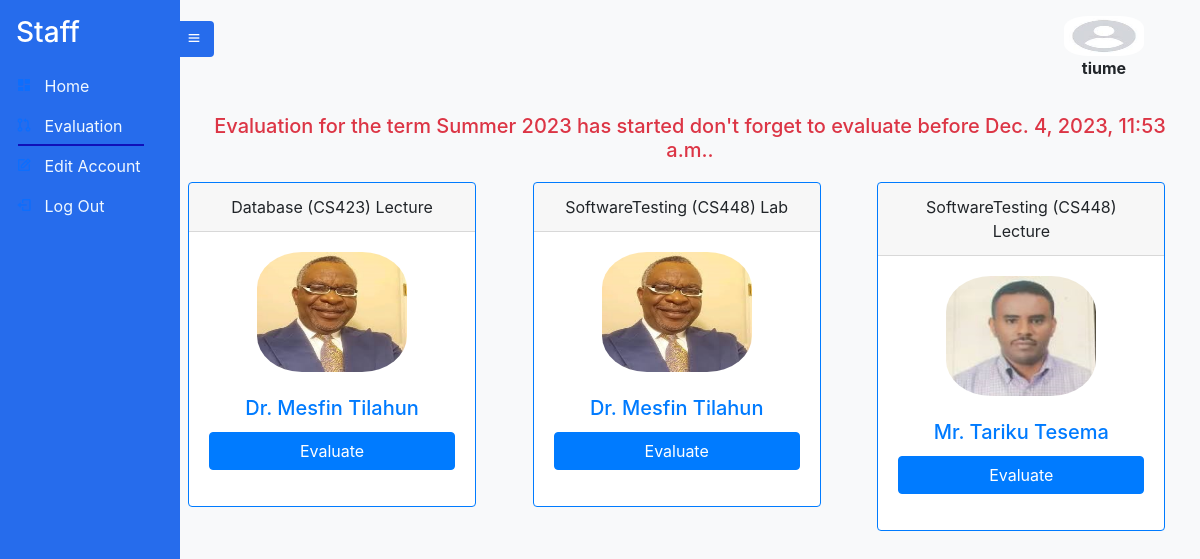
Screenshot of /evaluatepage (signed in) with the database file from the repository.
### Account/models.py (models this page shows)
class Account(AbstractUser):
    Role = models.CharField(max_length=25, null=True , choices=rolechoice ,  blank=True)
    email = models.EmailField(
        verbose_name='email address',
        max_length=255,
        unique=True,
    )

### Course/models.py (models this page shows, shortened)
class Term(models.Model):
    Term_id = models.UUIDField(default=uuid.uuid4, unique=True, primary_key=True, editable=False)
    season_choices = [("Spring", "Spring"), ("Summer", "Summer"), ("Fall", "Fall"), ("Winter", "Winter")]
    Season = models.CharField(max_length=10, null=True, choices=season_choices, blank=True)
    current_year = datetime.now().year
    Year = models.IntegerField(
        default=current_year,
        validators=[
            MinValueValidator(current_year),
            MaxValueValidator(current_year + 1)
        ],
    )
    Evaluation_Start_Date = models.DateTimeField(null=True, blank=True ,
                                                 validators=[MinValueValidator(limit_value=timezone.now())])
    Evaluation_End_Date = models.DateTimeField(null = True , blank=True ,
                                               validators=[MinValueValidator(limit_value=timezone.now())])
    Courses_Given = models.ManyToManyField(Course)
    EvaluationDone = models.BooleanField(null=True, blank=True , default=False)

class CourseInstructor(models.Model):
    Instructors = models.ForeignKey(Instructor , on_delete=models.CASCADE)
    Course = models.ForeignKey(Course, on_delete=models.CASCADE)
    CourseType = models.CharField(max_length=10 , null=True ,  choices=coursetype , blank=True)
    Batch = models.ForeignKey(Batch , on_delete=models.CASCADE ,null=True , blank=True)
    Department = models.CharField(max_length=10 , null=True ,   choices=departmentchoice , blank=True)

class Course(models.Model):
    Course_id =  models.CharField(max_length=20 , unique=True,primary_key=True)
    CourseName = models.CharField(max_length=20 , null=True , blank=True)
    CreditHour = models.IntegerField(null=True , blank=True)

### Instructor/models.py (models this page shows, shortened)
class Instructor(models.Model):
    Instructor_id =  models.CharField(max_length=20 , unique=True,primary_key=True)
    Account_id = models.OneToOneField(Account, on_delete=models.CASCADE, related_name='instructor')
    Title = models.CharField(max_length=10 , null=True ,  choices=titlechoice , blank=True)
    FirstName = models.CharField(max_length=20 , null=True , blank=True)
    LastName =  models.CharField(max_length=20 , null=True , blank=True)
    Sex = models.CharField(max_length=25, null=True , choices=genderchoice ,  blank=True)
    ProfilePic= models.FileField(null=True, blank=True, upload_to='profilepic/', default="profilepic/defaultprofile.jpeg")

### Staff/views.py (the view)
# urls.py: path('evaluatepage' , staff_evaluate_page , name='evaluate_staff'),
def staff_evaluate_page(request):
    term = None
    try:
        term = Term.objects.get(EvaluationDone = False)
    except:
        term = None
    evaluation_started = False
    evaluation_ended = False
    if(term.Evaluation_Start_Date <= timezone.now()):
        print('evaluation started')
        evaluation_started = True
    if(term.Evaluation_End_Date > timezone.now()):
        print('evaluation ended')
        evaluation_ended = True
    staff = Staff.objects.get(Account_id=request.user)
    student_enrollments = StudentCourseEnrollment.objects.filter(term=term)
    staff_evaluation_result = StaffEvaluationResult.objects.filter(Staff_id = staff)
    evaluated_courses_types = []
    evaluated_instructors = []
    course_instructors = []
    if staff_evaluation_result:
        for staff_evaluation in staff_evaluation_result:
            evaluated_instructors.append(staff_evaluation.Instructor_id.Instructor_id)
            evaluated_courses_types.append(staff_evaluation.CourseType)
    courses_data = []
    for enrollment in student_enrollments:
        instructors_data = []
        for courseinstructors in CourseInstructor.objects.filter(Course = enrollment.course ):
            course_instructors.append(courseinstructors)
            instructor_info = {
                'name': f'{courseinstructors.Instructors.FirstName} {courseinstructors.Instructors.LastName}',
                'title': courseinstructors.Instructors.Title,
                'instructor_id':courseinstructors.Instructors.Instructor_id ,
                'profile_pic': courseinstructors.Instructors.ProfilePic.url if courseinstructors.Instructors.ProfilePic else None,
            }
            instructors_data.append(instructor_info)
        course_data = {
            'course_name': enrollment.course.CourseName,
            'course_id':enrollment.course.Course_id,
            'instructors': instructors_data,
            'evaluate_url': f'/evaluate/{enrollment.id}/',  # Replace with the actual URL for evaluation
        }
        courses_data.append(course_data)
    context = {
        'courses_data': courses_data,
        'term': term,
        'active_page':'evaluation',
        'staff':staff,
        'evaluated_courses_types':evaluated_courses_types,
        'course_instructors':course_instructors,
        'evaluated_instructors':evaluated_instructors,
        'evaluation_started':evaluation_started,
        'evaluation_ended':evaluation_ended,
    }
    return render(request, 'staff/evaluate.html', context)

### templates/staff/evaluate.html (shortened to what this page needs)
{% extends 'staff/staff.html' %}
{% block content %}
        {% if term %}
          {% if evaluation_started == True and evaluation_ended == False %}
          {% if  course_instructors %}
          <div class="card-body text-danger text-center">
        <h5 class="card-text">Evaluation for the term {{ term.Season }} {{ term.Year }} has started don't forget to evaluate before {{term.Evaluation_End_Date}}.
        </h5>
        </div>
      <div class="row">
        {% for course in course_instructors %}
          <div class="col-md-4 mb-4">
                <div class="text-center">
                  {% if course.Instructors.Instructor_id in evaluated_instructors and course.CourseType in evaluated_courses_types %}
                  <div class="card border-success mb-3" style="max-width: 18rem;">
                  {% else %}
                  <div class="card border-primary mb-3" style="max-width: 18rem;">
                  {% endif %}
                    <div class="card-header">{{ course.Course.CourseName }} ({{ course.Course.Course_id }}) {{course.CourseType}}</div>
                    {% if course.Instructors.Instructor_id in evaluated_instructors and course.CourseType in evaluated_courses_types %}
                  <div class="card-body text-success">
                    {% else %}
                    <div class="card-body text-primary">
                      {% endif %}
                      <p class="card-text">
                        {% if course.Instructors.ProfilePic %}
                        <img src="{{ course.Instructors.ProfilePic.url }}" alt="{{ instructor.FirstName }} Profile Pic" class="img-fluid mb-2" style="height: 120px; width: 150px; border-radius: 30%;">
                        {% endif %}
                      </p>
                      <h5 class="card-title">{{ course.Instructors.Title }} {{ course.Instructors.FirstName }} {{ course.Instructors.LastName }}</h5>
                      <div class="mb-3 d-md-flex">
                        {% if course.Instructors.Instructor_id in evaluated_instructors and course.CourseType in evaluated_courses_types %}
                        <a href="#" class="btn btn-success w-100 max-width-300 disabled">Evaluated</a>
                        {% else %}
                        <a href="{% url 'staff_evaluate_course' staff.Staff_id course.Course.Course_id course.Instructors.Instructor_id course.CourseType %}" class="btn btn-primary w-100 max-width-300">Evaluate</a>
                        {% endif %}
                       </div>
                    </div>
              </div>
            </div>
          </div>
        {% endfor %}
      </div>
    {% else %}
      <p class="text-muted text-center">No enrolled courses for the selected term.</p>
    {% endif %}
    {% elif evaluation_started == True and evaluation_ended == True  %}
    <div class="col-12">
      <div class="alert alert-warning" role="alert">
         Evaluation has ended strated for the term  {{ term.Season }} {{ term.Year }}.
       </div>
    </div>
    {% elif evaluation_started == False %}
    <div class="col-12">
      <div class="alert alert-warning" role="alert">
         Evaluation has not strated for the term  {{ term.Season }} {{ term.Year }}.
       </div>
    </div>
    {% endif %}
    {% else %}
    <div class="col-12">
      <div class="alert alert-warning" role="alert">
         Evaluation has not strated please wait!.
       </div>
    </div>
    {% endif %}
{% endblock %}

### templates/staff/staff.html
{% extends 'sidebarbase.html' %}
{% block content1 %}
  <div class="side-navbar active-nav d-flex justify-content-between flex-wrap flex-column" id="sidebar">
    <ul class="nav flex-column text-white w-100">
      <a href="#" class="nav-link h3 text-white my-2">
        Staff
      </a>
      <li class="nav-link {% if active_page == 'home' %}active{% endif %}">
        <i class="bx bxs-dashboard"></i>
        <span class="mx-2"><a class="inner-anchor" href="{% url 'staffhomepage' %}"> Home</a></span>
      </li>
      <li class="nav-link {% if active_page == 'evaluation' %}active{% endif %}">
        <i class="bx bx-git-pull-request"></i>
        <span class="mx-2"><a class="inner-anchor" href="{% url 'evaluate_staff' %}">Evaluation</a></span>
      </li>
      <li class="nav-link {% if active_page == 'editaccount' %}active{% endif %}">
        <i class="bx bx-edit"></i>
        <span class="mx-2"><a class="inner-anchor" href="{% url 'editpassword' %}"> Edit Account</a></span>
      </li>
      <li class="nav-link {% if active_page == 'logout' %}active{% endif %}">
        <i class="bx bx-log-out"></i>
        <span class="mx-2"><a class="inner-anchor" href="{% url 'logout' %}" > Log Out </a></span>
      </li>
    </ul>
  </div>
  <div class="p-2 active-cont my-container overflow-hidden">
    <nav class="navbar top-navbar navbar-light bg-light px-5">
      <a class="btn border-0" id="menu-btn"><i class="bx bx-menu"></i></a>
      <figure id="image" style="height: 30px; background-color: white">
        <img src="/static/images/profilePic/defaultprofile.jpeg" style="height: 40px; width: 80px; border-radius: 30%;">
        <figcaption style="text-align: center;"><b>{{user.username}}</b></figcaption>
      </figure>
    </nav>
    <br>
    {% block content %}
    {% endblock %}
{% endblock %}

### static/styles/sidebar.css (style rules this page uses)
* { margin: 0; padding: 0; box-sizing: border-box; }
body { min-height: 100vh; background-color:#f8f9fa; }
.side-navbar { width: 180px; height: 100%; position: fixed; margin-left: -300px; background-color:rgb(38, 108, 236); transition: 0.5s; }
.active-nav { margin-left: 0; }
.active-cont { margin-left: 180px; }
#menu-btn { background-color:rgb(38, 108, 236); color: #fff; margin-left: -62px; }
#image { max-width: 300px; height: 80px; border-radius: 50%; top: 10px; right: 0px; }
.inner-anchor { color: aliceblue; text-decoration: black; }
.bg-light { background-color: rgb(38, 108, 236);; }
.nav-link.active { position: relative; }
.nav-link.active:after { content: ''; position: absolute; bottom: 0; left: 10%; width: 70%; height: 2px; background-color: rgb(16, 16, 185); }

### rows the page displays
Account: username "tiume"
Term: Season "Summer", Year "2023", Evaluation_End_Date "Dec. 4, 2023, 11:53 a.m."
CourseInstructor: Course.CourseName "Database", Course.Course_id "CS423", CourseType "Lecture", Instructors.ProfilePic (picture), Instructors.Title "Dr.", Instructors.FirstName "Mesfin", Instructors.LastName "Tilahun", shows "Evaluate"
CourseInstructor: Course.CourseName "SoftwareTesting", Course.Course_id "CS448", CourseType "Lab", Instructors.ProfilePic (picture), Instructors.Title "Dr.", Instructors.FirstName "Mesfin", Instructors.LastName "Tilahun", shows "Evaluate"
CourseInstructor: Course.CourseName "SoftwareTesting", Course.Course_id "CS448", CourseType "Lecture", Instructors.ProfilePic (picture), Instructors.Title "Mr.", Instructors.FirstName "Tariku", Instructors.LastName "Tesema", shows "Evaluate"
